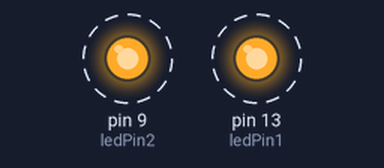
The sketch below on a simulated Arduino Uno, built with avr-gcc and run on an emulated ATmega328P. On the bench: output pins drawn as LEDs (lit = HIGH). Dashed ring = blinking. What the sketch prints to the serial monitor is not drawn.

Above: at 0.5 s.
Timing chart, 0 to 4.6 s (numbered marks = the images above):
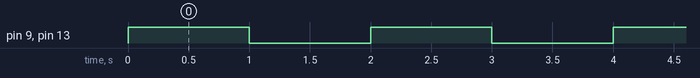

The sketch:

3_1.ino
```cpp
int ledPin1 = 13;
int ledPin2 = 9;

void setup()
{
	Serial.begin(9600);
	pinMode(ledPin1, OUTPUT);
	pinMode(ledPin2, OUTPUT);
}


void loop()
{
	Serial.println("Going High");
	digitalWrite(ledPin1, HIGH);
	digitalWrite(ledPin2, HIGH);
	delay(1000);

	Serial.println("Going Low");
	digitalWrite(ledPin1, LOW);
	digitalWrite(ledPin2, LOW);
	delay(1000);
}
```

Measured:
- by itself, pin 9 (ledPin2), pin 13 (ledPin1): alternates HIGH for 1.0 s and LOW for 1.0 s
